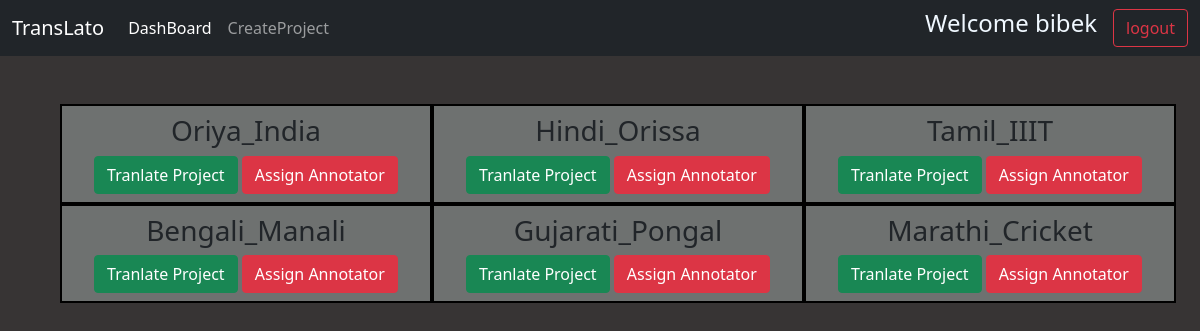
Screenshot of / (signed in) with the database file from the repository.
### home/models.py (models this page shows, shortened)
class Project(models.Model):
    wiki_title=models.CharField(max_length=120)
    target_lang=models.CharField(max_length=20,choices=LANG_CHOICES,default='Hindi')
    manager=models.ForeignKey(User,on_delete=models.CASCADE,related_name='manager',null=True)
    annotator=models.ForeignKey(User,on_delete=models.CASCADE,related_name='annotator',null=True)

### home/views.py (the view)
# urls.py: path('',views.dashboard,name='dashboard'),
@login_required(login_url='/login')
def dashboard(request):
    projects=Project.objects.all().filter(manager=request.user)|Project.objects.all().filter(annotator=request.user)
    return render(request, 'dashboard.html', {'projects':projects})

### templates/dashboard.html (shortened to what this page needs)
<!doctype html>
<html lang="en">
<head>
    <link href="https://cdn.jsdelivr.net/npm/bootstrap@5.1.3/dist/css/bootstrap.min.css" rel="stylesheet"
>
</head>
<body style="background-color:rgb(55, 52, 52);">
    <nav class="navbar navbar-expand-lg navbar-dark bg-dark">
        <div class="container-fluid">
            <a class="navbar-brand" href="#">TransLato</a>
            <div class="collapse navbar-collapse" id="navbarScroll">
                <ul class="navbar-nav me-auto my-2 my-lg-0 navbar-nav-scroll" style="--bs-scroll-height: 100px;">
                    <li class="nav-item">
                        <a class="nav-link active" aria-current="page" href="/">DashBoard</a>
                    </li>
                    <li class="nav-item">
                        <a class="nav-link" href="/createproject">CreateProject</a>
                    </li>
                </ul>
            </div>
            <div class="d-flex">
                <h4 style="color:aliceblue; margin-right: 16px;">Welcome {{request.user}}</h4>
                <a href="/logout" type="button" class="btn btn-outline-danger">logout</a>
            </div>
        </div>
    </nav>
   <div class="container mx-5 my-5" align="center">
    <div class="container">
        <div class="row row-cols-3">
            {% for project in projects %}
            <div class="col" style="background-color: rgb(110, 113, 112); border: 2px solid rgb(0, 0, 0);">
                <div class="my-2 mx-2" >
                    <h3>{{project.target_lang}}_{{project.wiki_title}}</h3>
                    <a href="/translateproject/{{project.id}}" type="button" class="btn btn-success">Tranlate Project</a>
                    {% ifequal request.user.username project.manager.username %}
                    <a href="/assignannotator/{{project.id}}" type="button" class="btn btn-danger">Assign Annotator</a>
                    {% endifequal %}
                </div>
            </div>
            {% endfor %}
        </div>
    </div>
   </div>
</body>
</html>

### rows the page displays
Project: target_lang "Oriya", wiki_title "India"
Project: target_lang "Hindi", wiki_title "Orissa"
Project: target_lang "Tamil", wiki_title "IIIT"
Project: target_lang "Bengali", wiki_title "Manali"
Project: target_lang "Gujarati", wiki_title "Pongal"
Project: target_lang "Marathi", wiki_title "Cricket"

### other values shown
{{ request.user }} "bibek"
